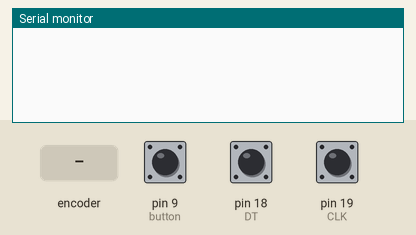
Bench run of a sketch on a simulated Arduino Leonardo, built with avr-gcc and run on an emulated ATmega32U4. On the bench: the last lines printed to the serial monitor. The test bench sets the inputs (shaded band); at power-on: pin 9 (button) LOW, pin 18 (DT) HIGH, pin 19 (CLK) HIGH.

Above: at 1.2 s.
1.3 s: rotary encoder on pin 19 (CLK) / pin 18 (DT) turned 1 step (first pin leading)
At 1.9 s:
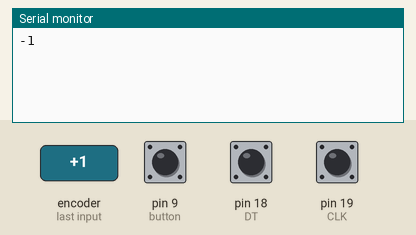
3.0 s: pin 9 (button) pulled HIGH for 0.15 s
At 4.3 s:
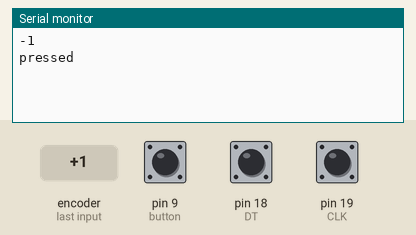
4.6 s: rotary encoder on pin 19 (CLK) / pin 18 (DT) turned 1 step (first pin leading)
At 5.6 s:
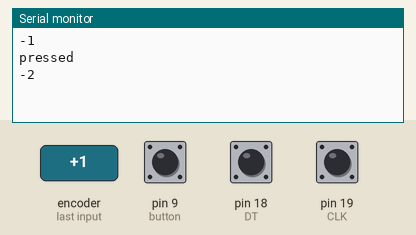

Measured:
- after the input at 1.3 s, the serial monitor: prints a new line after 0.05 s (image 1)
- after the input at 3.0 s, the serial monitor: prints a new line after 0.05 s (image 2)
- after the input at 4.6 s, the serial monitor: prints a new line after 0.05 s (image 3)

The sketch:

hardware.ino
```cpp
#include <Keyboard.h>

#define CLK 19
#define DT 18


unsigned long lastbutton = 0;

int counter = 0;
int currentStateCLK;
int lastStateCLK;
String currentDir ="";

int buttonState;            // the current reading from the input pin
int lastButtonState = LOW;

unsigned long lastDebounceTime = 0;  // the last time the output pin was toggled
unsigned long debounceDelay = 50;

const int button = 9;
void setup() {
  // put your setup code here, to run once:
  pinMode(CLK,INPUT);
	pinMode(DT,INPUT);
  pinMode(button, INPUT);
  Serial.begin(115200);

  lastStateCLK = digitalRead(CLK);

  // attnachInterrupt(digitalPinToInterrupt(20), shaft_moved, FALLING);
  // pinMode(19,INPUT);
}


void loop() {
  ///////////////////////////////////////////
  //Rotary Encoder
  ///////////////////////////////////////////
  	currentStateCLK = digitalRead(CLK);

	// If last and current state of CLK are different, then pulse occurred
	// React to only 1 state change to avoid double count
	if (currentStateCLK != lastStateCLK  && currentStateCLK == 1){

		// If the DT state is different than the CLK state then
		// the encoder is rotating CCW so decrement
		if (digitalRead(DT) != currentStateCLK) {
			counter --;
			currentDir ="CCW";
		} else {
			// Encoder is rotating CW so increment
			counter ++;
			currentDir ="CW";
		}

		//Serial.print("Direction: ");
		//Serial.print(currentDir);
		//Serial.print(" | Counter: ");
    if (currentDir == "CCW") {
      Keyboard.write(KEY_RIGHT_ARROW);
    }
		Serial.println(counter);
	}

	// Remember last CLK state
	lastStateCLK = currentStateCLK;


  ///////////////////////////////////////////
  //Pushbutton
  ///////////////////////////////////////////

  int reading = digitalRead(button);

  // check to see if you just pressed the button
  // (i.e. the input went from LOW to HIGH), and you've waited long enough
  // since the last press to ignore any noise:

  // If the switch changed, due to noise or pressing:
  if (reading != lastButtonState) {
    // reset the debouncing timer
    lastDebounceTime = millis();
  }


  if ((millis() - lastDebounceTime) > debounceDelay) {
    // whatever the reading is at, it's been there for longer than the debounce
    // delay, so take it as the actual current state:

    // if the button state has changed:
  if (reading != buttonState) {
      buttonState = reading;

      // only toggle the LED if the new button state is HIGH
    if (buttonState == HIGH) {

      Serial.println("pressed");
      Keyboard.write("");
      }
    }
  }


    lastButtonState = reading;
}
```
